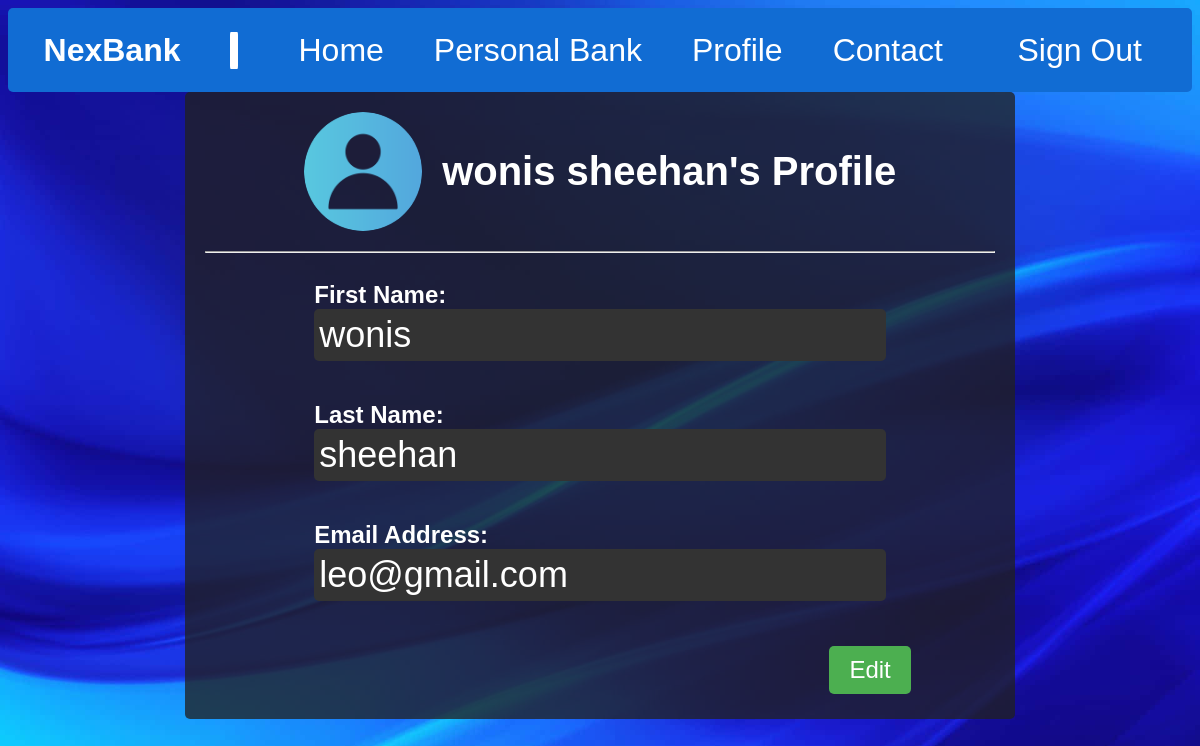
The app's page /profile (signed in), older data.
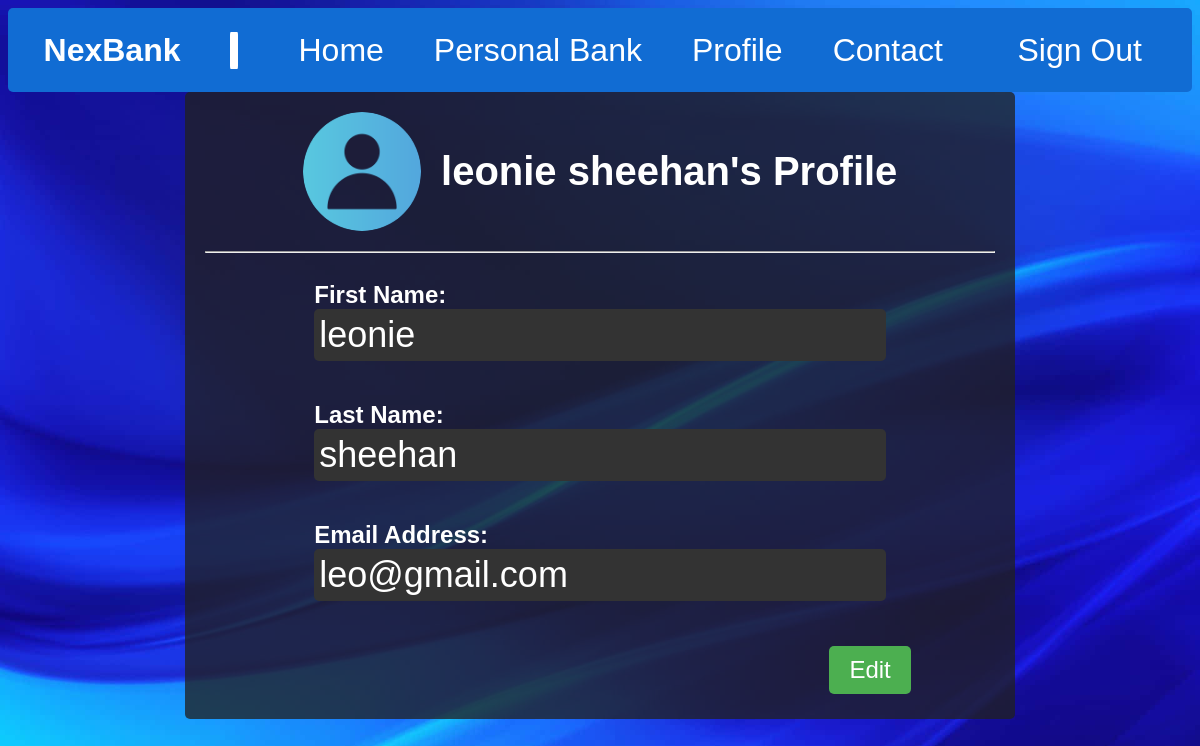
The same page, newer data.
### tables this page shows
CREATE TABLE "users" (
	"user_id"	INTEGER,
	"firstName"	TEXT,
	"lastName"	TEXT,
	"email"	TEXT NOT NULL UNIQUE,
	"password"	TEXT NOT NULL,
	PRIMARY KEY("user_id" AUTOINCREMENT)
);

### app.py (the view)
@app.route('/profile', methods=['GET', 'POST'])
def profile():
    if 'email' not in session:
        return redirect(url_for('login'))
    conn = get_db_connection()
    if request.method == 'POST':
        firstName = request.form['firstName']
        lastName = request.form['lastName']
        email = request.form['email']
        conn.execute('UPDATE users SET firstName = ?, lastName = ?, email = ? WHERE email = ?',
                     (firstName, lastName, email, session['email']))
        conn.commit()
        conn.close()
        session['email'] = email
        return redirect(url_for('profile'))
    else:
        user = conn.execute('SELECT * FROM users WHERE email = ?', (session['email'],)).fetchone()
        conn.close()
        return render_template('profile.html', email=session['email'], firstName=user['firstName'], lastName=user['lastName'])

### app.py (called while the page is built)
def get_db_connection():
    try:
        script_dir = os.path.dirname(os.path.abspath(__file__))
        db_path = os.path.join(script_dir, "database", "bankingDB.db")
        if not os.path.exists(db_path):
            raise Exception(f"Database file not found at {db_path}")
        conn = sqlite3.connect(db_path)
        conn.row_factory = sqlite3.Row
        conn.commit()
        return conn
    except sqlite3.Error as e:
        raise Exception(f"Error connecting to the database: {e}")
    except Exception as e:
        raise Exception(f"General error: {e}")

### templates/profile.html (shortened to what this page needs)
<!DOCTYPE html>
<html lang="en">
<head>
</head>
<body>
    <nav>
        <ul>
            <li><strong>NexBank</strong></li>
            <li class="vertical-line"></li>
            <li><a href="/home">Home</a></li>
            <li><a href="/bank">Personal Bank</a></li>
            <li><a href="/profile">Profile</a></li>
            <li><a href="/contact">Contact</a></li>
            <li style="margin-left: auto;"><a href="/logout">Sign Out</a></li>
        </ul>
    </nav>
    <div class="contentBody">
        <div class="profile-header">
            <img src="{{ url_for('static', filename='images/profile.png') }}" alt="Profile Image" class="profile-image">
            <h1>{{ firstName }} {{ lastName }}'s Profile</h1>
        </div>
        <hr>
        <div class="content">
            <form id="profile-form" method="POST" action="/profile">
                <p>
                    <strong>First Name:</strong>
                    <input type="text" name="firstName" value="{{ firstName }}" readonly>
                </p>
                <p>
                    <strong>Last Name:</strong>
                    <input type="text" name="lastName" value="{{ lastName }}" readonly>
                </p>
                <p>
                    <strong>Email Address:</strong>
                    <input type="email" name="email" value="{{ email }}" readonly>
                </p>
                <div class="button-container">
                    <button type="button" id="edit-button" onclick="toggleEdit()">Edit</button>
                </div>
            </form>
        </div>
    </div>
</body>
</html>

Row changes from the older to the newer data that the page shows:
changed users "sheehan": firstName "wonis" → "leonie"
